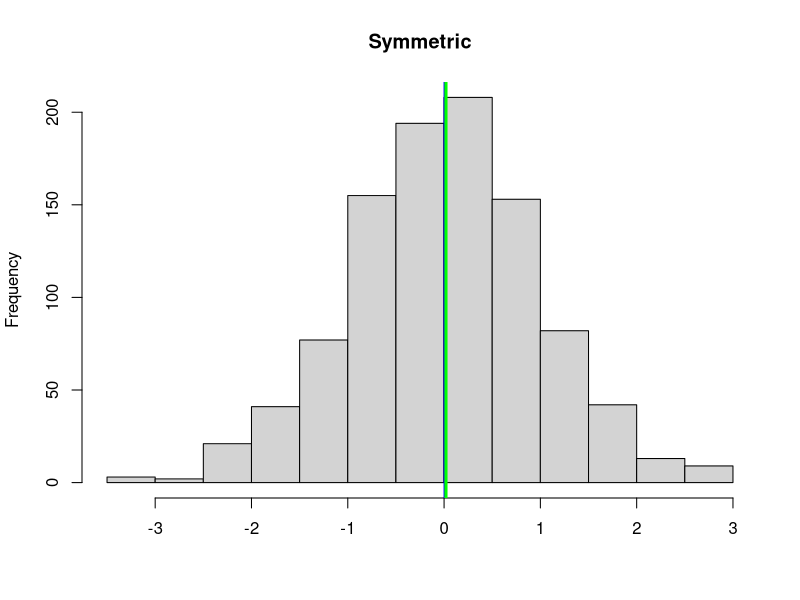

Recreate this plot in R.
set.seed(111)
x <- rnorm(1000)
dat <- x
hist(dat, main="Symmetric", xlab="")
abline(v=c(mean(dat), median(dat)), col=(c("blue", "green")), lwd=3)
